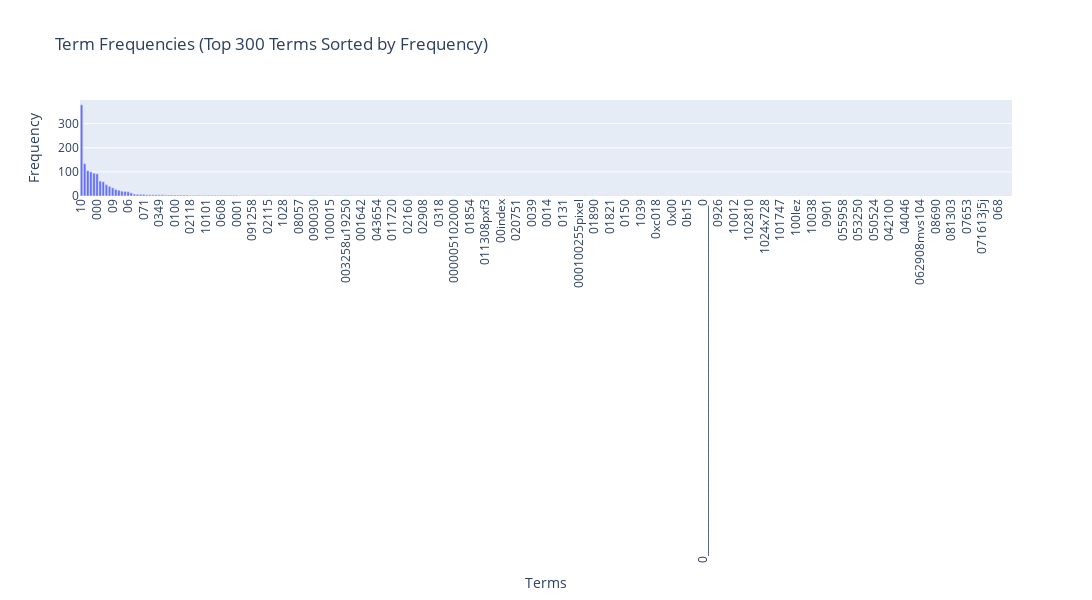

Notebook cell for this chart:
### Markdown cell above
### >>> **Exercise 14 (take home):** 
Additionally, you can attempt to sort the terms on the `x-axis` by frequency instead of in alphabetical order. This way the visualization is more meaninfgul and you will be able to observe the so called [long tail](https://en.wikipedia.org/wiki/Long_tail) (get familiar with this term since it will appear a lot in data mining and other statistics courses). see picture below

![alt txt](https://upload.wikimedia.org/wikipedia/commons/thumb/8/8a/Long_tail.svg/1000px-Long_tail.svg.png)

### Code cell
# Answer here

import plotly.graph_objects as go

words = count_vect.get_feature_names_out()[:300]
frequencies = term_frequencies[:300]

# 對詞頻進行降序排序
sorted_indices = np.argsort(frequencies)[::-1]
sorted_words = words[sorted_indices]
sorted_frequencies = frequencies[sorted_indices]

fig = go.Figure(data=[
    go.Bar(x=sorted_words, y=sorted_frequencies)
])

# 設定圖形屬性
fig.update_layout(
    title="Term Frequencies (Top 300 Terms Sorted by Frequency)",
    xaxis_title="Terms",
    yaxis_title="Frequency",
    xaxis_tickangle=-90,
    width=1200,  # 調整圖寬
    height=600
)

fig.show()

### Figure 1 — Plotly figure (JSON) as saved in the notebook; plotly's stock layout.template omitted (floating-point values rounded to 4 significant figures; data arrays with more than 128 entries replaced by an {"elided": "..."} marker saying what was removed)
{"data": [{"type": "bar", "x": {"elided": "300 str values"}, "y": {"elided": "300 int values"}}], "layout": {"height": 600, "title": {"text": "Term Frequencies (Top 300 Terms Sorted by Frequency)"}, "width": 1200, "xaxis": {"tickangle": -90, "title": {"text": "Terms"}}, "yaxis": {"title": {"text": "Frequency"}}}}
